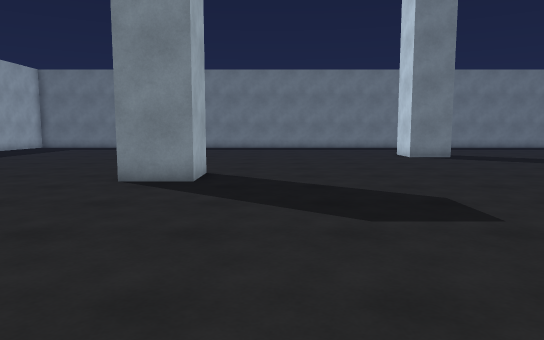
[1] (above)

24 first-person views from a walk through a Unity game level. The camera is 1.3 m above the floor, tilts 6° down and sees 70° across. The floor is counted in squares, 1 m on a side. Each view is taken from the middle of a square. On the plan, view 1 faces up. The plan holds only what a view shows up to about 16 squares ahead; the rest is blank. The place goes on beyond the plan.

[2]
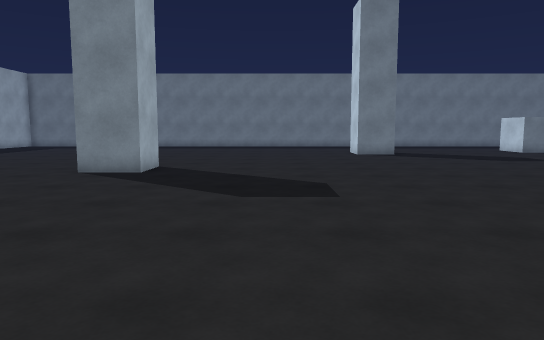

[3]
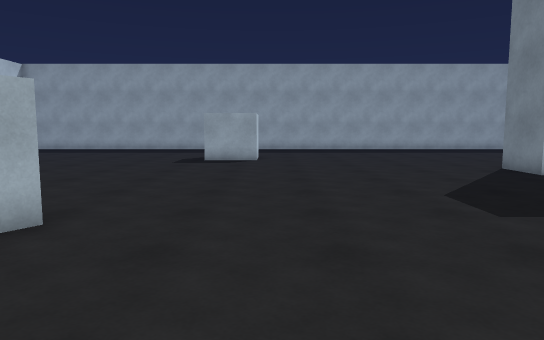

[4]
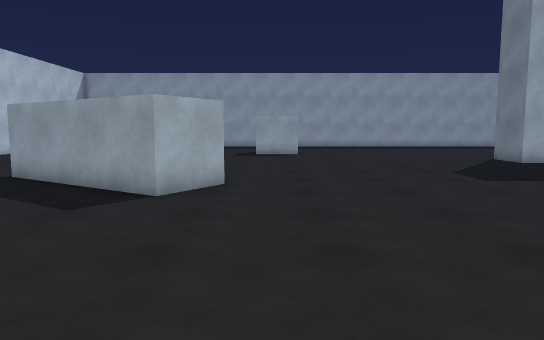

[5]
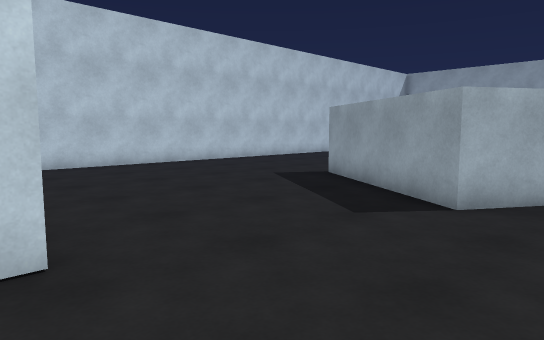

[6]
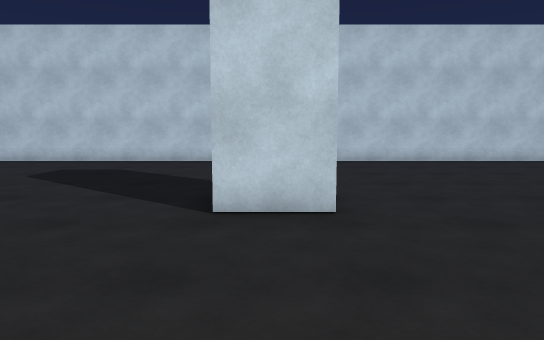

[7]
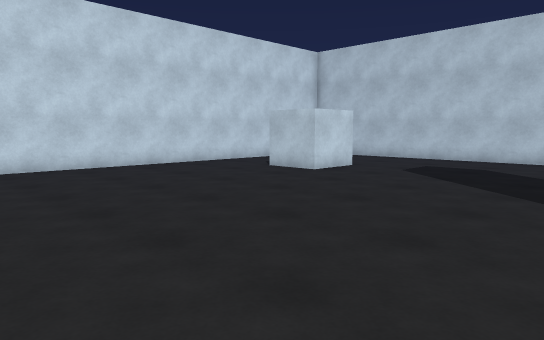

[8]
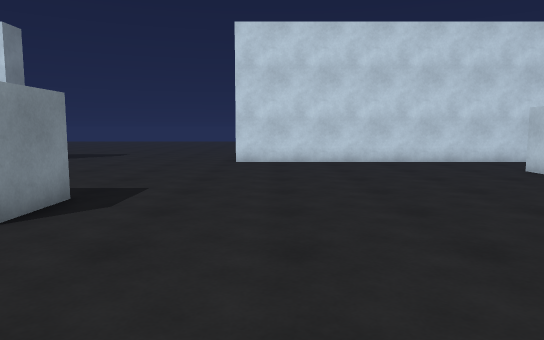

[9]
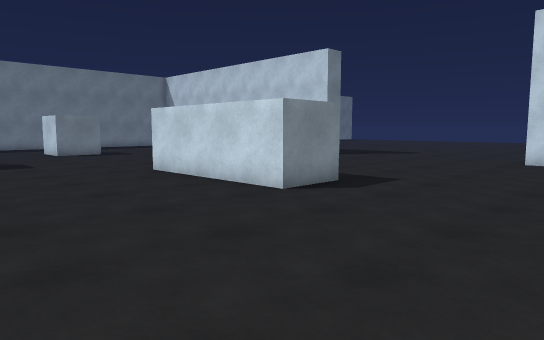

[10]
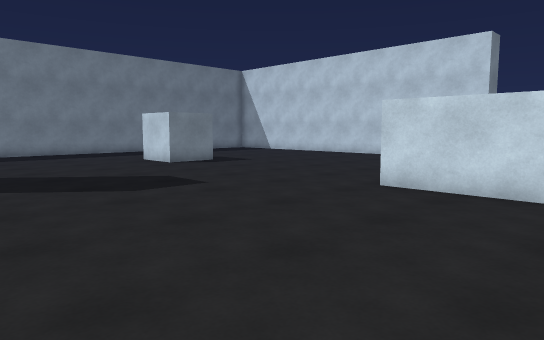

[11]
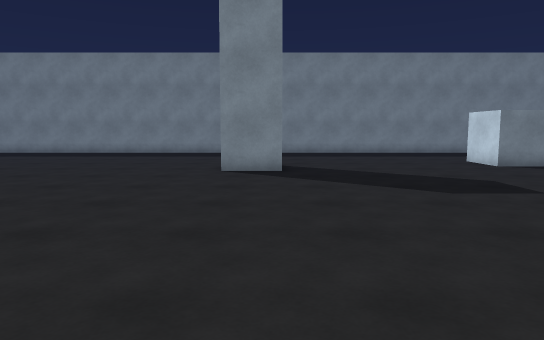

[12]
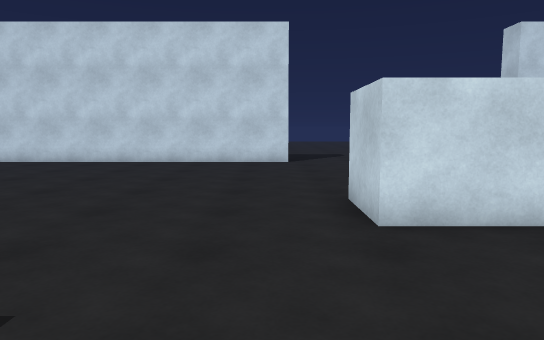

[13]
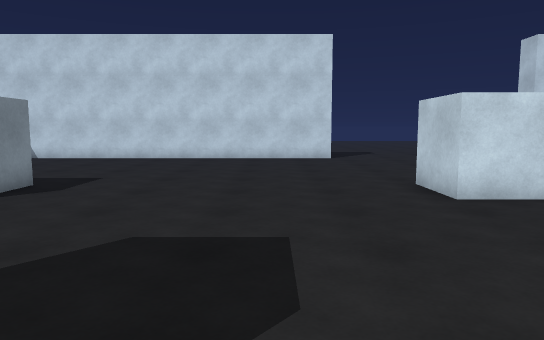

[14]
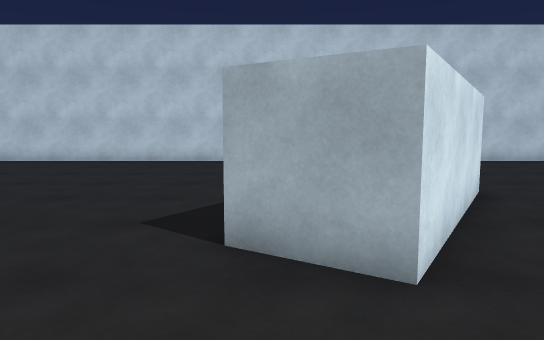

[15]
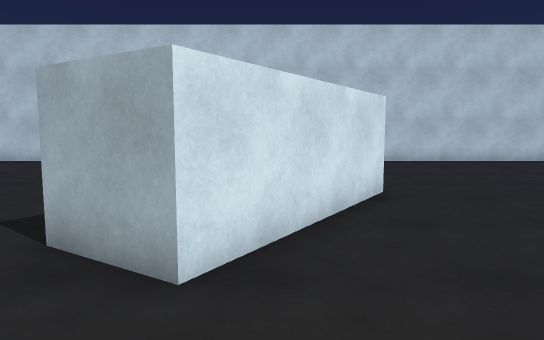

[16]
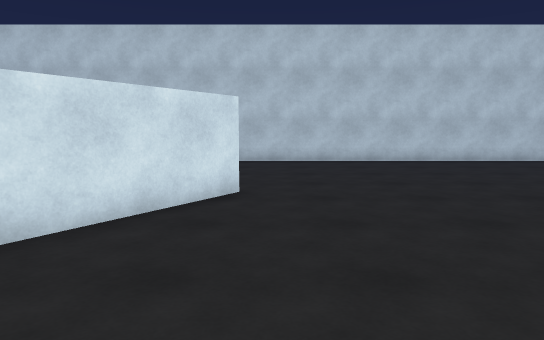

[17]
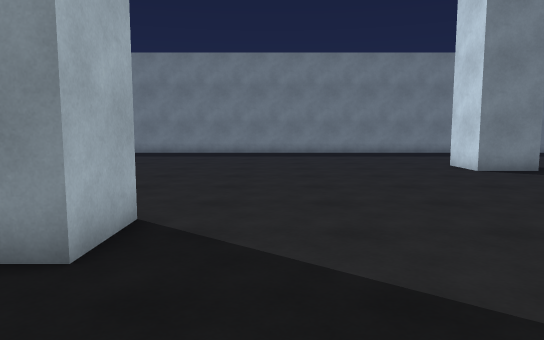

[18]
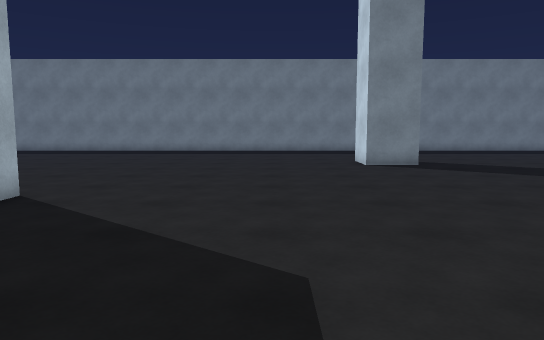

[19]
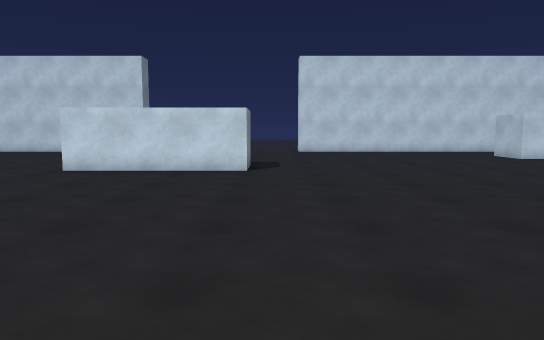

[20]
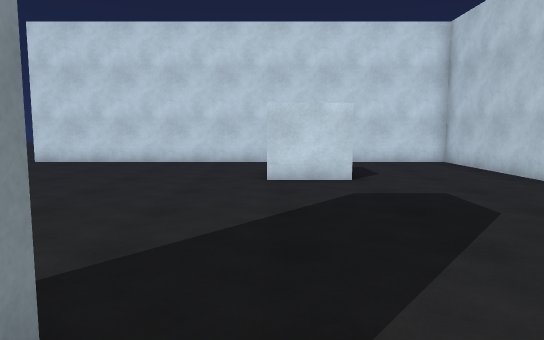

[21]
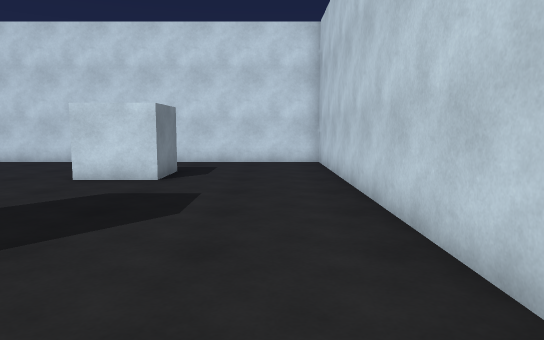

[22]
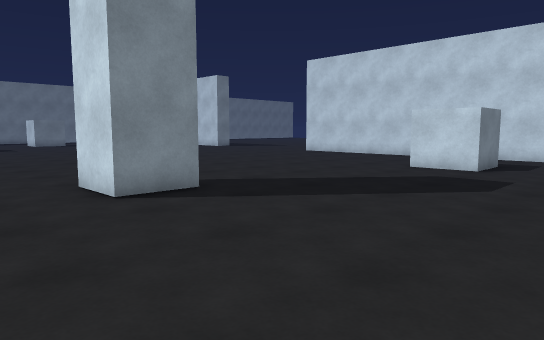

[23]
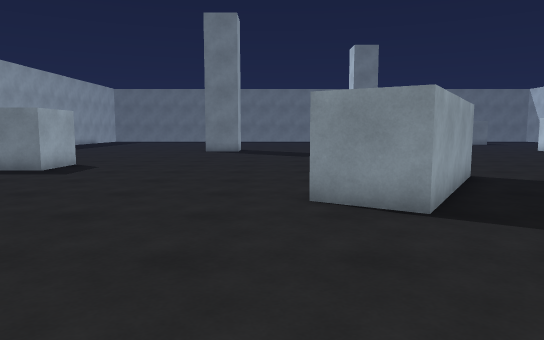

[24]
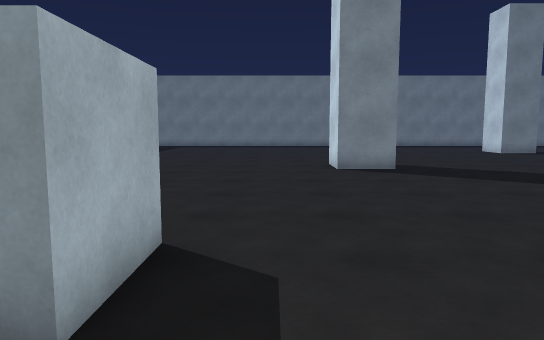

### Floor plan
Points are (right, up) in squares from view 1. A wall is a line through its corners. A room is listed if a view was taken in it or the views show most of it. See-through windows are left out.
Room 1 (views 1, 2, 3, 4, 5, 6, 7, 8, 9, 10, 11, 12, 13, 14, 15, 16, 17, 18, 19, 20, 21, 22, 23, 24)
walls: (18.2, 4.8) (16.1, 4.8) (16.1, 10.6) (18.2, 10.6); (5.5, -2.2) (2.4, -7.1) (0.7, -6) (3.8, -1.1) (5.5, -2.2); (13, -5.8) (11, -5.8) (11, -3.9) (13, -3.9); (8.4, 18.1) (6.4, 18.1) (6.4, 20); (-2, 11.6) (-2, 9.7) (-3.8, 9.7) (-3.8, 11.5); (26.4, 11.2) (26.4, 22.5); (-7.5, -13.9) (26.4, -13.9) (26.4, 2.5)
objects: cube (-7, 0) to (-7, 1); cube (16, 20) to (18, 22); cube (21, -9) to (23, -7)

Positions as (right, up) in squares from view 1, and headings:
1: (0, 0), facing up
2: (2, -2), facing up
3: (9, 2), facing left
4: (13, 0), facing left
5: (12, 0), facing down-left
6: (12, 2), facing down
7: (13, 3), facing down-right
8: (11, 1), facing right
9: (10, -1), facing up-right
10: (8, 6), facing up-right
11: (8, 6), facing up
12: (11, 12), facing right
13: (9, 14), facing right
14: (5, 2), facing down
15: (3, 2), facing down
16: (0, 2), facing down
17: (0, 6), facing up
18: (3, 4), facing up
19: (4, 4), facing right
20: (11, -7), facing right
21: (11, -12), facing right
22: (8, -13), facing up-right
23: (0, -13), facing up
24: (-6, -3), facing up
